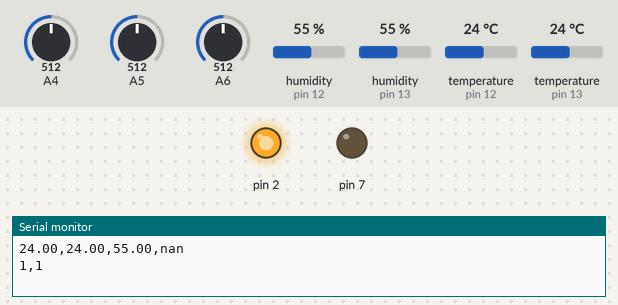
Recording of a program running on a simulated Arduino Uno WiFi Rev2. Shown: output pins drawn as LEDs (lit = HIGH), the last lines printed to the serial monitor. The inputs (shaded band) are chosen by the test bench; at power-on: temperature (sensors on pin 12, pin 13) 24 °C, A4 = 512, A5 = 512, A6 = 512, humidity (sensors on pin 12, pin 13) 55 %.

Above: at 7.8 s.
7.9 s: temperature (sensor on pin 12) set to 26 °C
17.7 s: temperature (sensor on pin 12) set to 29 °C
At 22.2 s:
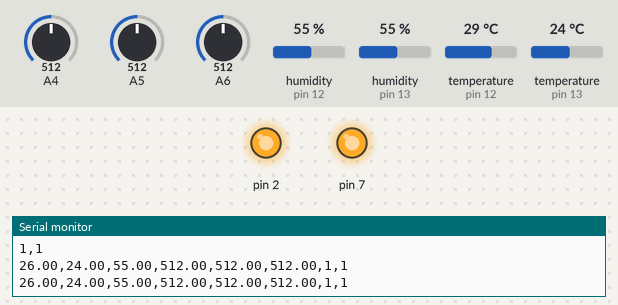
23.0 s: temperature (sensor on pin 12) set to 12 °C
At 29.5 s:
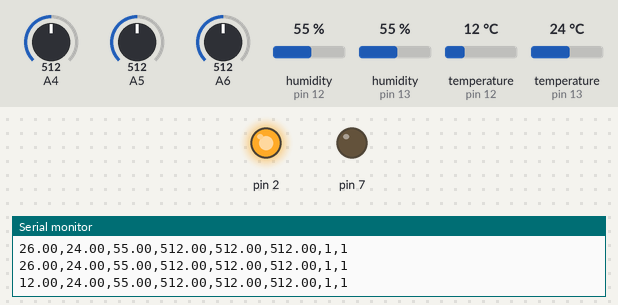
29.8 s: temperature (sensor on pin 12) set to 28 °C
At 36.2 s:
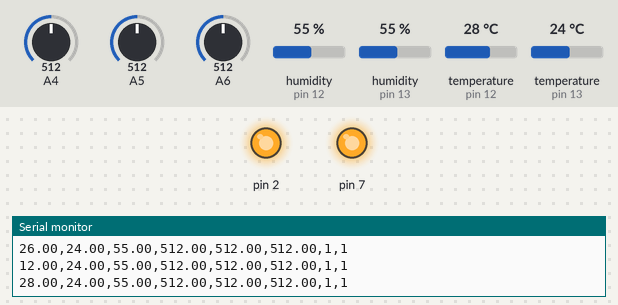
Timing chart, 0 to 37.7 s (numbered marks = the images above; inputs shaded):
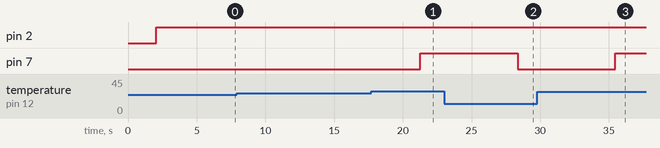

Measured:
- the behaviour switches between 27 and 28 °C on temperature (sensor on pin 12) (found by bisection; images 0 and 1)
- after the input at 17.7 s, pin 7: LOW → HIGH after 3.6 s
- after the input at 23.0 s, pin 7: HIGH → LOW after 5.4 s
- after the input at 29.8 s, pin 7: LOW → HIGH after 5.7 s

The program:

main.cpp
```cpp
#include <Arduino.h>
#include "sensor.h"
#include "actuator.h"
#include "soilsensor.h"

// ###### Pins Setting ###########

fan actuatorFan(7);
pump actuatorPump(2);

DHT dhtIn(12, DHT11);
DHT dhtOut(13, DHT11);

sensor tempAndHumdiSensor(12, 13);
soilsensor soilPinSensor(4, 5, 6);

void setup()
{
  Serial.begin(9600);
  dhtIn.begin();
  dhtOut.begin();
}

void loop()
{
  // unsigned long lastCheck = 0;
  // const unsigned long interval = 5UL * 60UL * 1000UL;
  // unsigned long currentMills = millis();

  // if (currentMills - lastCheck >= interval)
  //{
  //  ####### read sensor ########
  if (tempAndHumdiSensor.read())
  {
    Serial.print(tempAndHumdiSensor.getTempInside());
    Serial.print(",");
    Serial.print(tempAndHumdiSensor.getTempOutside());
    Serial.print(",");
    Serial.print(tempAndHumdiSensor.getHumidity());
    Serial.print(",");
  }
  else
  {
    Serial.println(NAN);
  }
  // ######### read siol sensors ########

  if (soilPinSensor.getSoilHumidPin1() || soilPinSensor.getSoilHumidPin2() || soilPinSensor.getSoilHumidPin3())
  {
    Serial.print(soilPinSensor.getSoilHumidPin1());
    Serial.print(",");
    Serial.print(soilPinSensor.getSoilHumidPin2());
    Serial.print(",");
    Serial.print(soilPinSensor.getSoilHumidPin3());
    Serial.print(",");
  }
  else
  {
    Serial.println(NAN);
    delay(2000);
  }

  // ####### check fan status ########

  if (actuatorFan.getIsOn())
  {
    Serial.print(actuatorFan.getIsOn());
    Serial.print(",");
  }
  else if (actuatorFan.getIsOff())
  {
    Serial.print(actuatorFan.getIsOff());
    Serial.print(",");
  }
  else
  {
    Serial.println(NAN);
    Serial.print(",");
  }

  // ########## check pump status #######

  if (actuatorPump.getIsOn())
  {
    Serial.println(actuatorPump.getIsOn());
  }
  else if (actuatorPump.getIsOff())
  {
    Serial.println(actuatorPump.getIsOff());
  }
  else
  {
    Serial.println(NAN);
  }

  // ######## Pump control by Humdimity sensors ##################
  if (soilPinSensor.read())
  {
    if ((soilPinSensor.getSoilHumidPin1() <= 60 || soilPinSensor.getSoilHumidPin2() <= 60 || soilPinSensor.getSoilHumidPin3()) <= 60)
    {
      actuatorPump.turnOn();
      delay(5000);
    }
    else
    {
      actuatorPump.turnOff();
    }
  }

  // ######## Fans control by temperture sensor in Greenhouse ##################
  if (tempAndHumdiSensor.read())
  {
    if (tempAndHumdiSensor.getTempInside() > 27)
    {
      actuatorFan.turnOn();
    }
    else
    {
      actuatorFan.turnOff();
    }
  }
  delay(2000);
}
```
